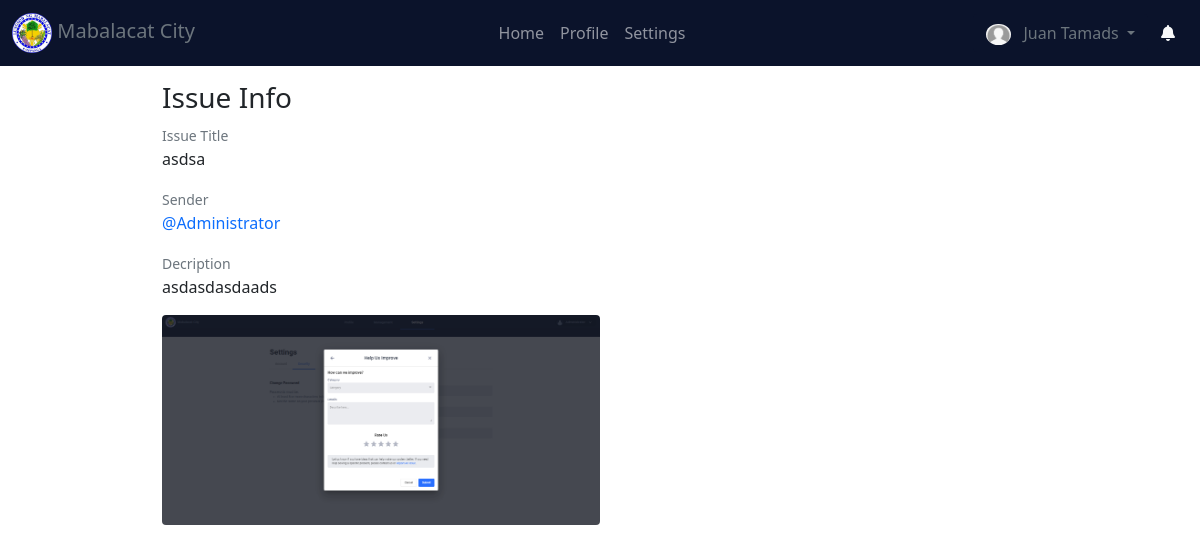
Page /view_issue/6 (signed in) on the committed database.
### website/models.py (models this page shows)
class User(db.Model, UserMixin):
    id = db.Column(db.Integer, primary_key=True)
    image = db.Column(db.String(255), default="default.png")
    name = db.Column(db.String(150), unique=True)
    username = db.Column(db.String(150), unique=True)
    password = db.Column(db.String(150))
    email = db.Column(db.String(150), unique=True)
    number = db.Column(db.Integer, unique=True)
    role = db.Column(db.String(150), default="User")
    activated = db.Column(db.Integer, default=0)
    created_at = db.Column(db.DateTime(timezone=True), default=func.now())
    updated_at = db.Column(db.DateTime(timezone=True), default=func.now())
    items = db.relationship('Item')
    feedbacks = db.relationship('Feedback', backref='user')
    issues = db.relationship('Issue', backref='user')
    logs = db.relationship('Log', backref='user')

class Issue(db.Model):
    id = db.Column(db.Integer, primary_key=True)
    title = db.Column(db.Text)
    details = db.Column(db.Text)
    screen_shot = db.Column(db.String(255))
    date = db.Column(db.DateTime(timezone=True), default=func.now())
    user_id = db.Column(db.Integer, db.ForeignKey("user.id"))

### website/management.py (the view)
@management.route('/view_issue/<id>')
@login_required
def view_issue(id):
    issue = Issue.query.join(User).filter(Issue.user_id==User.id, Issue.id==id).first()
    return render_template("view_issue.html", issue=issue)

### website/templates/view_issue.html (shortened to what this page needs)
{% extends "base.html" %}
{% block main_content %}
<div class="container py-3 w-75" style="margin-top: 65px;">
    <h3>Issue Info</h3>
    <small class="text-muted">Issue Title</small>
    <p>{{ issue.title }}</p>
    <small class="text-muted">Sender</small>
    <p><a href="/view_account/{{issue.user_id}}" style="text-decoration: none;">@{{ issue.user.name }}</a></p>
    <small class="text-muted">Decription</small>
    <p>{{ issue.details }}</p>
    {% if issue.screen_shot %}
        <img src="{{ url_for('static', filename='item_images/'+issue.screen_shot) }}" class="rounded w-50">
    {% endif %}
</div>
{% endblock %}

### website/templates/base.html (shortened to what this page needs)
<!DOCTYPE html>
<html lang="en">
<head>
    <link href="{{ url_for('static', filename='css/bootstrap.min.css') }}" rel="stylesheet">
    <link href="{{ url_for('static', filename='custom.css') }}" rel="stylesheet">
    <link rel="stylesheet" href="//cdn.datatables.net/1.10.24/css/jquery.dataTables.min.css">
    <link href="{{ url_for('static', filename='css/bootstrap-lightbox.min.css') }}" rel="stylesheet">
</head>
<body>
    <nav class="navbar fixed-top navbar-expand-lg navbar-dark theme_bg">
        <div class="container-fluid">
          <div class="collapse navbar-collapse" id="navbarTogglerDemo01">
            <a class="navbar-brand text-muted" href="/">
                <img src="{{ url_for('static', filename='logo.png') }}" height="40px">
                Mabalacat City
            </a>
            <ul class="navbar-nav mx-auto mb-2 mb-lg-0">
                <li class="nav-item">
                  <a class="nav-link" href="/" {% if request.url_rule.endpoint == "inventory.inventory_home" %}id="nav_active"{% endif %}>Home</a>
                </li>
              <li class="nav-item">
                <a class="nav-link" href="/profile" {% if request.url_rule.endpoint == "auth.profile" %}id="nav_active"{% endif %}>Profile</a>
              </li>
              <li class="nav-item">
                <a class="nav-link" href="/settings" {% if request.url_rule.endpoint == "auth.settings" %}id="nav_active"{% endif %}>Settings</a>
              </li>
            </ul>
            <div class="d-flex">
                <div class="dropdown">
                    <button class="btn theme_bg text-muted dropdown-toggle" type="button" id="dropdownMenuButton1" data-bs-toggle="dropdown" aria-expanded="false">
                      {% if current_user.image %}
                        <img src="{{ url_for('static', filename='item_images/'+current_user.image) }}" style="border-radius: 50%; width: 25px;">
                      {% else %}
                          <img src="{{ url_for('static', filename='item_images/default.png') }}" style="border-radius: 50%; width: 25px;">
                      {% endif %}
                      {{ current_user.name }}
                    </button>
                </div>
                <a class="btn text-light" href="/item_notification">
                  <i class="fa fa-bell" aria-hidden="true"></i>
                </a>
            </div>
          </div>
        </div>
      </nav>
    {% block main_content %}
    {% endblock %}
</body>
</html>

### website/static/custom.css (style rules this page uses)
.theme_bg { background-color: #0b132b; }

### website/templates/base.html (style rules this page uses)
.theme_bg { background-color: #0b132b; }

### rows in the picture
User: image (placeholder picture), name "Juan Tamads"
Issue: title "asdsa", details "asdasdasdaads", screen_shot (picture)
User: user.name "Administrator"
